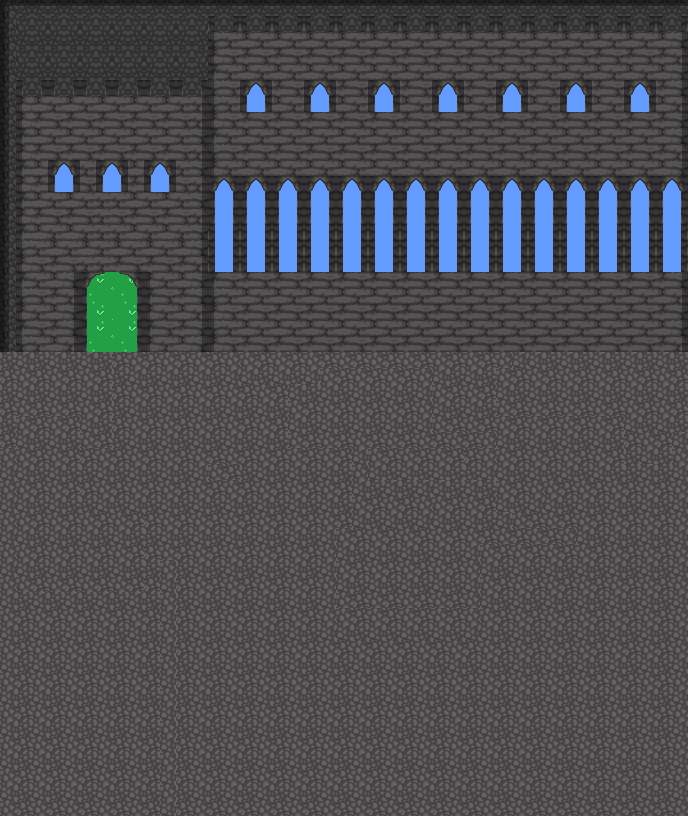

This is a level from a 2D game, rendered from its Tiled map with the project's own tilesets. A one-line summary and the map file follow, with tile-layer data summarised:
An orthogonal 43x51 tile map with 16x16 px tiles, 3 tile layers (background, walls and cliffs, deco), 3 tilesets and 1 object (collision).

<map version="1.5" tiledversion="1.7.0" orientation="orthogonal" renderorder="right-down" width="43" height="51" tilewidth="16" tileheight="16" infinite="0" nextlayerid="5" nextobjectid="3">
 <tileset firstgid="1" source="NatureTileset.tsx" />
 <tileset firstgid="757" source="house.tsx" />
 <tileset firstgid="1532" source="NatureTileset2.tsx" />
 <layer id="1" name="background" width="43" height="51">
  <data>[2193 cells, 2193 non-empty, 21 distinct tile ids]</data>
 </layer>
 <layer id="2" name="walls and cliffs" width="43" height="51">
  <data>[2193 cells, 812 non-empty, 26 distinct tile ids]</data>
 </layer>
 <layer id="3" name="deco" width="43" height="51">
  <data>[2193 cells, 220 non-empty, 14 distinct tile ids]</data>
 </layer>
 <objectgroup id="4" name="objects">
  <object id="1" type="collision" x="0" y="0" width="688" height="352" />
 </objectgroup>
</map>
